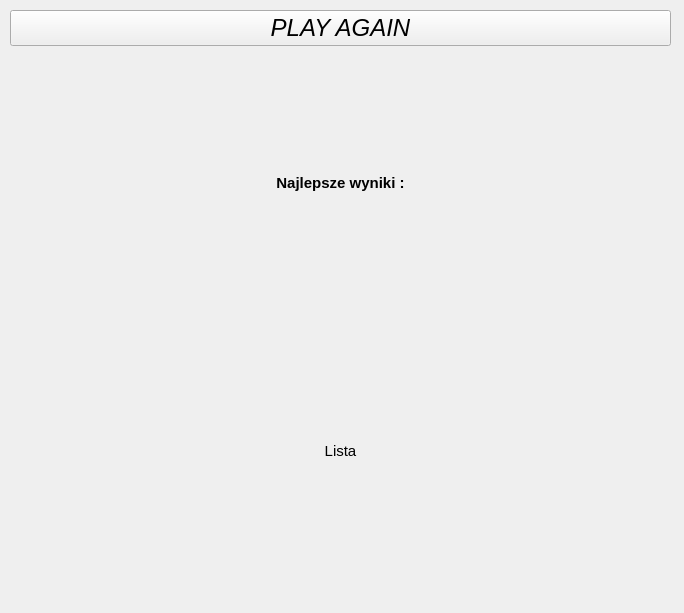
<?xml version="1.0" encoding="UTF-8"?>
<ui version="4.0">
 <class>GameOver</class>
 <widget class="QWidget" name="GameOver">
  <property name="geometry">
   <rect>
    <x>0</x>
    <y>0</y>
    <width>684</width>
    <height>613</height>
   </rect>
  </property>
  <property name="maximumSize">
   <size>
    <width>16777214</width>
    <height>16777215</height>
   </size>
  </property>
  <property name="windowTitle">
   <string>Snake</string>
  </property>
  <property name="windowIcon">
   <iconset resource="zasoby.qrc">
    <normaloff>:/zasoby/img/snake.png</normaloff>:/zasoby/img/snake.png</iconset>
  </property>
  <property name="autoFillBackground">
   <bool>false</bool>
  </property>
  <widget class="QWidget" name="verticalLayoutWidget">
   <property name="geometry">
    <rect>
     <x>10</x>
     <y>10</y>
     <width>661</width>
     <height>571</height>
    </rect>
   </property>
   <layout class="QVBoxLayout" name="verticalLayout">
    <property name="sizeConstraint">
     <enum>QLayout::SetMaximumSize</enum>
    </property>
    <item>
     <widget class="QPushButton" name="BackToGame">
      <property name="font">
       <font>
        <pointsize>18</pointsize>
        <italic>true</italic>
        <underline>false</underline>
        <strikeout>false</strikeout>
        <kerning>true</kerning>
       </font>
      </property>
      <property name="whatsThis">
       <string>siemaneczko</string>
      </property>
      <property name="text">
       <string>PLAY AGAIN</string>
      </property>
     </widget>
    </item>
    <item>
     <widget class="QLabel" name="label">
      <property name="maximumSize">
       <size>
        <width>16777215</width>
        <height>16770</height>
       </size>
      </property>
      <property name="font">
       <font>
        <pointsize>11</pointsize>
        <weight>75</weight>
        <bold>true</bold>
        <stylestrategy>PreferDefault</stylestrategy>
       </font>
      </property>
      <property name="text">
       <string>Najlepsze wyniki :</string>
      </property>
      <property name="alignment">
       <set>Qt::AlignCenter</set>
      </property>
     </widget>
    </item>
    <item>
     <widget class="QLabel" name="Wynik">
      <property name="font">
       <font>
        <family>MS UI Gothic</family>
        <pointsize>11</pointsize>
       </font>
      </property>
      <property name="text">
       <string>Lista</string>
      </property>
      <property name="alignment">
       <set>Qt::AlignCenter</set>
      </property>
      <property name="margin">
       <number>50</number>
      </property>
     </widget>
    </item>
   </layout>
  </widget>
 </widget>
 <resources>
  <include location="zasoby.qrc"/>
 </resources>
 <connections/>
</ui>
